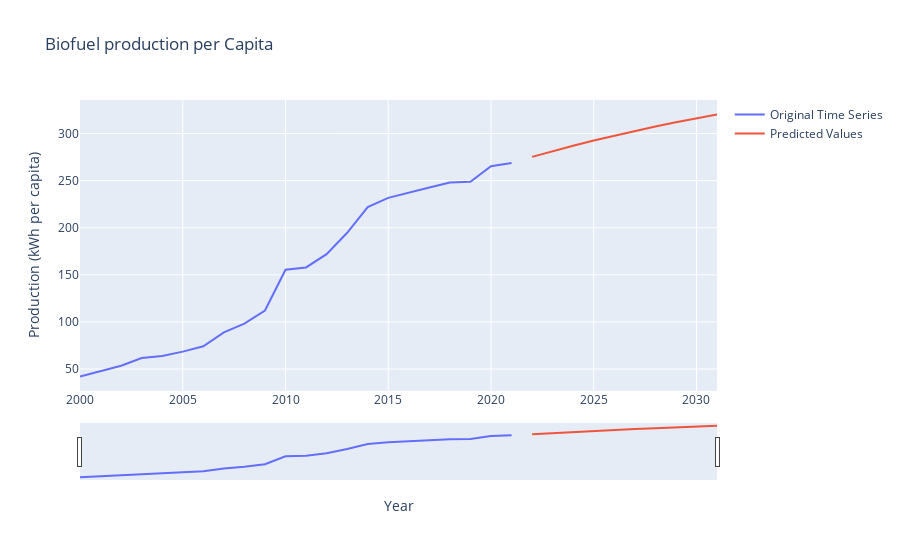

Notebook code cell kept with this figure:
### Code cell
import pandas as pd
import numpy as np
import plotly.express as px
import plotly.graph_objects as go
from statsmodels.tsa.arima.model import ARIMA

import warnings
warnings.filterwarnings('ignore', category=FutureWarning)
warnings.filterwarnings('ignore', category=DeprecationWarning)

# read the data into a DataFrame
df = df_1

# convert the index to a datetime index
df.index = pd.to_datetime(df.index)

# define the ARIMA model
model = ARIMA(df, order=(1, 1, 1))

# fit the model to the entire dataset
results = model.fit()

# make predictions for the next 5 years
start_date = df.index[-1] + pd.DateOffset(years=1)
end_date = df.index[-1] + pd.DateOffset(years=10)
idx = pd.date_range(start=start_date, end=end_date, freq='AS')
predictions = results.predict(start=start_date, end=end_date, typ='levels')

# create the plot using Plotly
fig = go.Figure()

# add the original time series
fig.add_trace(go.Scatter(x=df.index, y=df['biofuel_elec_per_capita'],
                         mode='lines', name='Original Time Series'))

# add the predicted values
fig.add_trace(go.Scatter(x=idx, y=predictions,
                         mode='lines', name='Predicted Values'))

# customize the plot
fig.update_layout(title='Biofuel production per Capita',
                  xaxis_title='Year',
                  yaxis_title='Production (kWh per capita)')
fig.update_xaxes(rangeslider_visible=True)
fig.update_layout(showlegend=True)

# calculate the R-squared value manually
y_true = df['biofuel_elec_per_capita']
y_pred = results.fittedvalues
rss = np.sum((y_true - y_pred) ** 2)
tss = np.sum((y_true - np.mean(y_true)) ** 2)
rsquared = 1 - (rss / tss)

# calculate the adjusted R-squared value manually
n = len(y_true)
k = 2  # order=(1, 1, 1) has two parameters
rsquared_adj = 1 - (1 - rsquared) * (n - 1) / (n - k - 1)

# add the R-squared and adjusted R-squared values to the plot
if fig.layout.yaxis.range:
    fig.add_annotation(x=df.index[-15], y=fig['layout']['yaxis']['range'][1]*0.9,
                       text=f"R-squared: {rsquared:.3f}", showarrow=False,
                       font=dict(size=12, color='black', weight='bold'))
    fig.add_annotation(x=df.index[-15], y=fig['layout']['yaxis']['range'][1]*0.85,
                       text=f"Adjusted R-squared: {rsquared_adj:.3f}", showarrow=False,
                       font=dict(size=12, color='black', weight='bold'))

# show the plot
fig.show()

### Figure 1 — Plotly figure (JSON) as saved in the notebook; plotly's stock layout.template omitted (floating-point values rounded to 4 significant figures)
{"data": [{"mode": "lines", "name": "Original Time Series", "type": "scatter", "x": ["2000-01-01T00:00:00", "2001-01-01T00:00:00", "2002-01-01T00:00:00", "2003-01-01T00:00:00", "2004-01-01T00:00:00", "2005-01-01T00:00:00", "2006-01-01T00:00:00", "2007-01-01T00:00:00", "2008-01-01T00:00:00", "2009-01-01T00:00:00", "2010-01-01T00:00:00", "2011-01-01T00:00:00", "2012-01-01T00:00:00", "2013-01-01T00:00:00", "2014-01-01T00:00:00", "2015-01-01T00:00:00", "2016-01-01T00:00:00", "2017-01-01T00:00:00", "2018-01-01T00:00:00", "2019-01-01T00:00:00", "2020-01-01T00:00:00", "2021-01-01T00:00:00"], "y": [42.13, 47.53, 53.52, 61.66, 63.77, 68.47, 74.09, 88.95, 98.15, 112.1, 155.4, 157.9, 172.0, 194.7, 221.9, 231.7, 237.6, 242.7, 248.0, 248.8, 265.3, 268.7]}, {"mode": "lines", "name": "Predicted Values", "type": "scatter", "x": ["2022-01-01T00:00:00", "2023-01-01T00:00:00", "2024-01-01T00:00:00", "2025-01-01T00:00:00", "2026-01-01T00:00:00", "2027-01-01T00:00:00", "2028-01-01T00:00:00", "2029-01-01T00:00:00", "2030-01-01T00:00:00", "2031-01-01T00:00:00"], "y": [275.2, 281.3, 287.1, 292.6, 297.8, 302.8, 307.5, 311.9, 316.2, 320.2]}], "layout": {"autosize": true, "showlegend": true, "title": {"text": "Biofuel production per Capita"}, "xaxis": {"autorange": true, "range": ["2000-01-01", "2031-01-01"], "rangeslider": {"autorange": true, "range": ["2000-01-01", "2031-01-01"], "visible": true, "yaxis": {"_template": null, "rangemode": "match"}}, "title": {"text": "Year"}, "type": "date"}, "yaxis": {"autorange": true, "range": [26.69, 335.6], "title": {"text": "Production (kWh per capita)"}, "type": "linear"}}}
